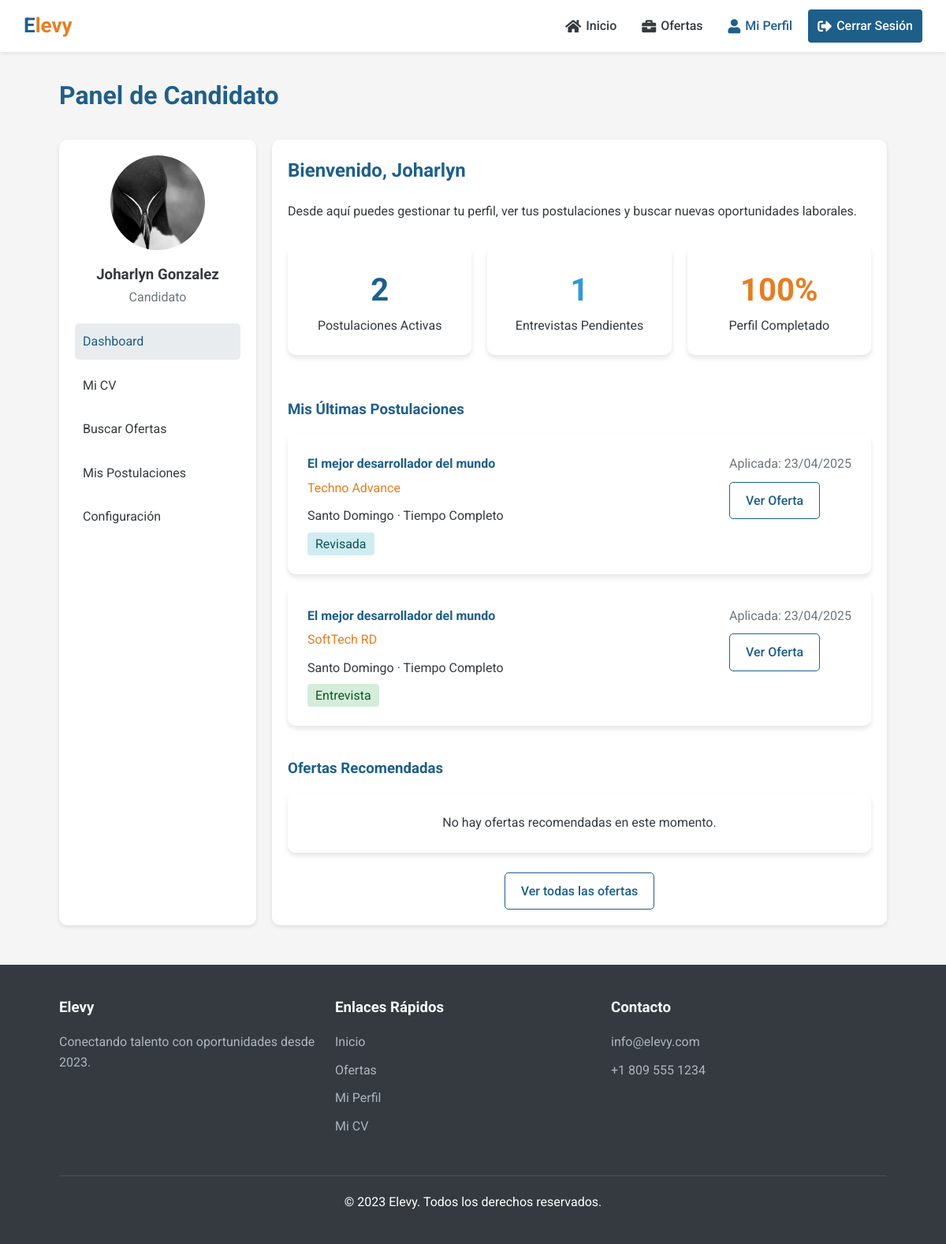
/pages/panel-candidato.php (signed in), run on the app's committed database.
### tables this page shows
CREATE TABLE `candidatos` (
  `id` int(11) NOT NULL AUTO_INCREMENT,
  `usuario_id` int(11) NOT NULL,
  `nombre` varchar(50) NOT NULL,
  `apellido` varchar(50) NOT NULL,
  `telefono` varchar(20) DEFAULT NULL,
  `ubicacion` varchar(50) DEFAULT NULL,
  `direccion` text DEFAULT NULL,
  `objetivo_profesional` text DEFAULT NULL,
  `disponibilidad` enum('inmediata','15_dias','30_dias','negociable') DEFAULT NULL,
  `foto` varchar(255) DEFAULT NULL,
  `cv_pdf` varchar(255) DEFAULT NULL,
  `fecha_actualizacion` datetime DEFAULT current_timestamp() ON UPDATE current_timestamp(),
  PRIMARY KEY (`id`),
  KEY `usuario_id` (`usuario_id`),
  CONSTRAINT `candidatos_ibfk_1` FOREIGN KEY (`usuario_id`) REFERENCES `usuarios` (`id`) ON DELETE CASCADE
);

CREATE TABLE `postulaciones` (
  `id` int(11) NOT NULL AUTO_INCREMENT,
  `candidato_id` int(11) NOT NULL,
  `oferta_id` int(11) NOT NULL,
  `fecha_postulacion` datetime DEFAULT current_timestamp(),
  `estado` enum('pendiente','revisada','entrevista','rechazada','aceptada') DEFAULT 'pendiente',
  PRIMARY KEY (`id`),
  UNIQUE KEY `candidato_id` (`candidato_id`,`oferta_id`),
  KEY `oferta_id` (`oferta_id`),
  CONSTRAINT `postulaciones_ibfk_1` FOREIGN KEY (`candidato_id`) REFERENCES `candidatos` (`id`) ON DELETE CASCADE,
  CONSTRAINT `postulaciones_ibfk_2` FOREIGN KEY (`oferta_id`) REFERENCES `ofertas` (`id`) ON DELETE CASCADE
);

CREATE TABLE `ofertas` (
  `id` int(11) NOT NULL AUTO_INCREMENT,
  `empresa_id` int(11) NOT NULL,
  `titulo` varchar(100) NOT NULL,
  `ubicacion` varchar(50) NOT NULL,
  `tipo_contrato` enum('tiempo_completo','medio_tiempo','temporal','proyecto','practicas') NOT NULL,
  `salario_min` decimal(10,2) DEFAULT NULL,
  `salario_max` decimal(10,2) DEFAULT NULL,
  `mostrar_salario` tinyint(1) DEFAULT 1,
  `descripcion` text NOT NULL,
  `requisitos` text NOT NULL,
  `beneficios` text DEFAULT NULL,
  `fecha_publicacion` datetime DEFAULT current_timestamp(),
  `fecha_cierre` date DEFAULT NULL,
  `estado` enum('activa','cerrada') DEFAULT 'activa',
  PRIMARY KEY (`id`),
  KEY `empresa_id` (`empresa_id`),
  CONSTRAINT `ofertas_ibfk_1` FOREIGN KEY (`empresa_id`) REFERENCES `empresas` (`id`) ON DELETE CASCADE
);

CREATE TABLE `empresas` (
  `id` int(11) NOT NULL AUTO_INCREMENT,
  `usuario_id` int(11) NOT NULL,
  `nombre` varchar(100) NOT NULL,
  `telefono` varchar(20) DEFAULT NULL,
  `ubicacion` varchar(50) DEFAULT NULL,
  `direccion` text DEFAULT NULL,
  `sector` varchar(50) DEFAULT NULL,
  `descripcion` text DEFAULT NULL,
  `logo` varchar(255) DEFAULT NULL,
  PRIMARY KEY (`id`),
  KEY `usuario_id` (`usuario_id`),
  CONSTRAINT `empresas_ibfk_1` FOREIGN KEY (`usuario_id`) REFERENCES `usuarios` (`id`) ON DELETE CASCADE
);

### includes/db.php (called while the page is built, shortened)
<?php
function conectarDB() {
    $conn = new mysqli(DB_HOST, DB_USER, DB_PASS, DB_NAME);
    $conn->set_charset("utf8");
    return $conn;
}
function prepararConsulta($conn, $sql, $params = [], $types = '') {
    $stmt = $conn->prepare($sql);
    if (!empty($params)) {
        if (empty($types)) {
            $types = '';
            foreach ($params as $param) {
                if (is_int($param)) {
                    $types .= 'i';
                } elseif (is_float($param)) {
                    $types .= 'd';
                } elseif (is_string($param)) {
                    $types .= 's';
                } else {
                    $types .= 'b';
                }
            }
        }
        $stmt->bind_param($types, ...$params);
    }
    return $stmt;
}
function obtenerRegistro($sql, $params = [], $types = '') {
    $conn = conectarDB();
    $stmt = prepararConsulta($conn, $sql, $params, $types);
    $stmt->execute();
    $result = $stmt->get_result();
    $registro = $result->fetch_assoc();
    return $registro;
}
function obtenerRegistros($sql, $params = [], $types = '') {
    $conn = conectarDB();
    $stmt = prepararConsulta($conn, $sql, $params, $types);
    $stmt->execute();
    $result = $stmt->get_result();
    $registros = $result->fetch_all(MYSQLI_ASSOC);
    return $registros;
}
?>

### includes/functions.php (called while the page is built, shortened)
<?php
require_once 'db.php';
function obtenerDatosCandidato($id) {
    $candidato = obtenerRegistro(
        "SELECT * FROM candidatos WHERE id = ?",
        [$id]
    );
    $candidato['formacion'] = obtenerRegistros(
        "SELECT * FROM formacion_academica WHERE candidato_id = ? ORDER BY fecha_inicio DESC",
        [$id]
    );
    $candidato['experiencia'] = obtenerRegistros(
        "SELECT * FROM experiencia_laboral WHERE candidato_id = ? ORDER BY fecha_inicio DESC",
        [$id]
    );
    $candidato['habilidades'] = obtenerRegistros(
        "SELECT * FROM habilidades WHERE candidato_id = ?",
        [$id]
    );
    $candidato['idiomas'] = obtenerRegistros(
        "SELECT * FROM idiomas WHERE candidato_id = ?",
        [$id]
    );
    $logro = obtenerRegistro(
        "SELECT * FROM logros_proyectos WHERE candidato_id = ?",
        [$id]
    );
    $candidato['logros'] = $logro ? $logro['descripcion'] : '';
    $candidato['redes'] = obtenerRegistros(
        "SELECT * FROM redes_profesionales WHERE candidato_id = ?",
        [$id]
    );
    $candidato['referencias'] = obtenerRegistros(
        "SELECT * FROM referencias WHERE candidato_id = ?",
        [$id]
    );
    return $candidato;
}
function formatearFecha($fecha) {
    $timestamp = strtotime($fecha);
    return date('d/m/Y', $timestamp);
}
?>

### pages/panel-candidato.php (the view, shortened to what this page needs)
<?php
require_once '../includes/header.php';
$candidato = obtenerDatosCandidato($_SESSION['candidato_id']);
$postulaciones = obtenerRegistros(
    "SELECT p.id, p.fecha_postulacion, p.estado, o.id as oferta_id, o.titulo,
            o.ubicacion, o.tipo_contrato, o.fecha_publicacion, e.nombre as empresa_nombre
    FROM postulaciones p
    INNER JOIN ofertas o ON p.oferta_id = o.id
    INNER JOIN empresas e ON o.empresa_id = e.id
    WHERE p.candidato_id = ?
    ORDER BY p.fecha_postulacion DESC",
    [$_SESSION['candidato_id']]
);
$entrevistas = 0;
foreach ($postulaciones as $postulacion) {
    if ($postulacion['estado'] === 'entrevista') {
        $entrevistas++;
    }
}
$campos_requeridos = [
    !empty($candidato['objetivo_profesional']),
    !empty($candidato['disponibilidad']),
    !empty($candidato['formacion']),
    !empty($candidato['experiencia']),
    !empty($candidato['habilidades']),
    !empty($candidato['idiomas'])
];
$porcentaje_completado = round((count(array_filter($campos_requeridos)) / count($campos_requeridos)) * 100);
$ofertas_recomendadas = [];
if (!empty($candidato['habilidades'])) {
    $keywords = [];
    foreach ($candidato['habilidades'] as $habilidad) {
        $keywords[] = $habilidad['habilidad'];
    }
    if (!empty($keywords)) {
        $palabras_clave = implode('|', $keywords);
        $ofertas_recomendadas = obtenerRegistros(
            "SELECT o.id, o.titulo, o.ubicacion, o.fecha_publicacion, e.nombre as empresa_nombre
            FROM ofertas o
            INNER JOIN empresas e ON o.empresa_id = e.id
            WHERE o.estado = 'activa'
            AND (o.titulo REGEXP ? OR o.descripcion REGEXP ? OR o.requisitos REGEXP ?)
            AND o.id NOT IN (SELECT oferta_id FROM postulaciones WHERE candidato_id = ?)
            ORDER BY o.fecha_publicacion DESC
            LIMIT 5",
            [$palabras_clave, $palabras_clave, $palabras_clave, $_SESSION['candidato_id']]
        );
    }
}
if (count($ofertas_recomendadas) < 2) {
    $ofertas_recientes = obtenerRegistros(
        "SELECT o.id, o.titulo, o.ubicacion, o.fecha_publicacion, e.nombre as empresa_nombre
        FROM ofertas o
        INNER JOIN empresas e ON o.empresa_id = e.id
        WHERE o.estado = 'activa'
        AND o.id NOT IN (SELECT oferta_id FROM postulaciones WHERE candidato_id = ?)
        ORDER BY o.fecha_publicacion DESC
        LIMIT ?",
        [$_SESSION['candidato_id'], 3 - count($ofertas_recomendadas)]
    );
    $ofertas_recomendadas = array_merge($ofertas_recomendadas, $ofertas_recientes);
}
$tipos_contrato = [
    'tiempo_completo' => 'Tiempo Completo',
    'medio_tiempo' => 'Medio Tiempo',
    'temporal' => 'Temporal',
    'proyecto' => 'Por Proyecto',
    'practicas' => 'Prácticas Profesionales'
];
$estados_postulacion = [
    'pendiente' => 'Pendiente',
    'revisada' => 'Revisada',
    'entrevista' => 'Entrevista',
    'rechazada' => 'Rechazada',
    'aceptada' => 'Aceptada'
];
$colores_estado = [
    'pendiente' => 'background-color: #fff3cd; color: #856404;',
    'revisada' => 'background-color: #d1ecf1; color: #0c5460;',
    'entrevista' => 'background-color: #d4edda; color: #155724;',
    'rechazada' => 'background-color: #f8d7da; color: #721c24;',
    'aceptada' => 'background-color: #d4edda; color: #155724;'
];
?>
<div class="container">
    <div style="margin: 30px 0; display: flex; justify-content: space-between; align-items: center;">
        <h1 style="color: var(--primary-color);">Panel de Candidato</h1>
    </div>
    <div class="dashboard">
        <div class="sidebar">
            <div style="text-align: center; margin-bottom: 20px;">
                <?php if (!empty($candidato['foto'])): ?>
                    <img src="<?php echo SITE_URL . '/uploads/photos/' . $candidato['foto']; ?>" alt="Foto de perfil" style="border-radius: 50%; width: 120px; height: 120px; object-fit: cover;">
                <?php else: ?>
                    <img src="https://via.placeholder.com/150" alt="Foto de perfil" style="border-radius: 50%; width: 120px; height: 120px; object-fit: cover;">
                <?php endif; ?>
                <h3 style="margin-top: 10px;"><?php echo htmlspecialchars($_SESSION['nombre']); ?></h3>
                <p style="color: var(--gray-color);">Candidato</p>
            </div>
            <ul class="sidebar-menu">
                <li><a href="#" class="active">Dashboard</a></li>
                <li><a href="cv-form.php">Mi CV</a></li>
                <li><a href="ofertas.php">Buscar Ofertas</a></li>
                <li><a href="mis-postulaciones.php">Mis Postulaciones</a></li>
                <li><a href="configuracion.php">Configuración</a></li>
            </ul>
        </div>
        <div class="main-content">
            <div style="margin-bottom: 30px;">
                <h2 style="color: var(--primary-color); margin-bottom: 20px;">Bienvenido, <?php echo htmlspecialchars($candidato['nombre']); ?></h2>
                <p>Desde aquí puedes gestionar tu perfil, ver tus postulaciones y buscar nuevas oportunidades laborales.</p>
            </div>
            <div style="display: flex; flex-wrap: wrap; gap: 20px; margin-bottom: 30px;">
                <div class="card" style="flex: 1; min-width: 200px; text-align: center;">
                    <h3 style="font-size: 2.5rem; color: var(--primary-color);"><?php echo count($postulaciones); ?></h3>
                    <p>Postulaciones Activas</p>
                </div>
                <div class="card" style="flex: 1; min-width: 200px; text-align: center;">
                    <h3 style="font-size: 2.5rem; color: var(--secondary-color);"><?php echo $entrevistas; ?></h3>
                    <p>Entrevistas Pendientes</p>
                </div>
                <div class="card" style="flex: 1; min-width: 200px; text-align: center;">
                    <h3 style="font-size: 2.5rem; color: var(--accent-color);"><?php echo $porcentaje_completado; ?>%</h3>
                    <p>Perfil Completado</p>
                </div>
            </div>
            <div style="margin-bottom: 40px;">
                <h3 style="color: var(--primary-color); margin-bottom: 15px;">Mis Últimas Postulaciones</h3>
                <?php if (empty($postulaciones)): ?>
                    <div class="card">
                        <p style="text-align: center;">No tienes postulaciones activas.</p>
                        <div style="text-align: center; margin-top: 15px;">
                            <a href="ofertas.php" class="btn btn-primary">Buscar Ofertas</a>
                        </div>
                    </div>
                <?php else: ?>
                    <?php
                    $postulaciones_recientes = array_slice($postulaciones, 0, 3);
                    foreach ($postulaciones_recientes as $postulacion):
                    ?>
                        <div class="card" style="margin-bottom: 15px;">
                            <div style="display: flex; justify-content: space-between; align-items: flex-start;">
                                <div>
                                    <h4 style="color: var(--primary-color); margin-bottom: 5px;"><?php echo htmlspecialchars($postulacion['titulo']); ?></h4>
                                    <p style="color: var(--accent-color); margin-bottom: 10px;"><?php echo htmlspecialchars($postulacion['empresa_nombre']); ?></p>
                                    <p style="margin-bottom: 10px;"><?php echo htmlspecialchars($postulacion['ubicacion']); ?> · <?php echo htmlspecialchars($tipos_contrato[$postulacion['tipo_contrato']] ?? $postulacion['tipo_contrato']); ?></p>
                                    <p>
                                        <span style="padding: 5px 10px; border-radius: 4px; <?php echo $colores_estado[$postulacion['estado']] ?? ''; ?>">
                                            <?php echo htmlspecialchars($estados_postulacion[$postulacion['estado']] ?? $postulacion['estado']); ?>
                                        </span>
                                    </p>
                                </div>
                                <div>
                                    <p style="color: var(--gray-color); margin-bottom: 10px;">Aplicada: <?php echo formatearFecha($postulacion['fecha_postulacion']); ?></p>
                                    <a href="detalle-oferta.php?id=<?php echo $postulacion['oferta_id']; ?>" class="btn btn-outline">Ver Oferta</a>
                                </div>
                            </div>
                        </div>
                    <?php endforeach; ?>
                <?php endif; ?>
            </div>
            <div>
                <h3 style="color: var(--primary-color); margin-bottom: 15px;">Ofertas Recomendadas</h3>
                <?php if (empty($ofertas_recomendadas)): ?>
                    <div class="card">
                        <p style="text-align: center;">No hay ofertas recomendadas en este momento.</p>
                    </div>
                    <?php endif; ?>
                <div style="text-align: center; margin-top: 20px;">
                    <a href="ofertas.php" class="btn btn-outline">Ver todas las ofertas</a>
                </div>
            </div>
        </div>
    </div>
</div>
<?php require_once '../includes/footer.php'; ?>

### css/styles.css (style rules this page uses)
:root { --primary-color: #1e5f8a; --secondary-color: #3498db; --accent-color: #e67e22; --light-color: #f8f9fa; --dark-color: #343a40; --gray-color: #6c757d; --light-gray: #e9ecef; --success-color: #28a745; }
* { margin: 0; padding: 0; box-sizing: border-box; font-family: 'Roboto', sans-serif; }
body { background-color: #f5f5f5; color: var(--dark-color); line-height: 1.6; transition: opacity 0.3s ease; }
.page-transition { animation: fadeEffect 0.5s; }
.container { width: 90%; max-width: 1200px; margin: 0 auto; padding: 0 15px; }
.btn { display: inline-block; padding: 10px 20px; border: none; border-radius: 5px; cursor: pointer; text-decoration: none; font-weight: 500; transition: all 0.3s; }
.btn-outline { background-color: transparent; color: var(--primary-color); border: 1px solid var(--primary-color); }
.card { background-color: white; border-radius: 10px; box-shadow: 0 4px 6px rgba(0,0,0,0.1); padding: 25px; margin-bottom: 25px; transition: transform 0.3s, box-shadow 0.3s; }
.dashboard { display: flex; flex-wrap: wrap; margin-top: 30px; }
.sidebar { flex: 0 0 250px; background-color: white; border-radius: 10px; box-shadow: 0 2px 5px rgba(0,0,0,0.1); padding: 20px; margin-right: 20px; }
.sidebar-menu { list-style: none; }
.sidebar-menu li { margin-bottom: 10px; }
.sidebar-menu a { display: block; padding: 10px; border-radius: 5px; color: var(--dark-color); text-decoration: none; transition: background-color 0.3s; }
.sidebar-menu a:hover, .sidebar-menu a.active { background-color: var(--light-gray); color: var(--primary-color); }
.main-content { flex: 1; background-color: white; border-radius: 10px; box-shadow: 0 2px 5px rgba(0,0,0,0.1); padding: 20px; }

### data on the page
candidatos: foto (picture), nombre "Joharlyn", porcentaje_completado "100"
postulaciones: oferta.titulo "El mejor desarrollador del mundo", empresas.nombre "Techno Advance", oferta.ubicacion "Santo Domingo", oferta.tipo_contrato "Tiempo Completo", estado "Revisada", fecha_postulacion "23/04/2025"
postulaciones: oferta.titulo "El mejor desarrollador del mundo", empresas.nombre "SoftTech RD", oferta.ubicacion "Santo Domingo", oferta.tipo_contrato "Tiempo Completo", estado "Entrevista", fecha_postulacion "23/04/2025"

### other printed values
$_SESSION['nombre'] "Joharlyn Gonzalez"
count($postulaciones) "2"
$entrevistas "1"
